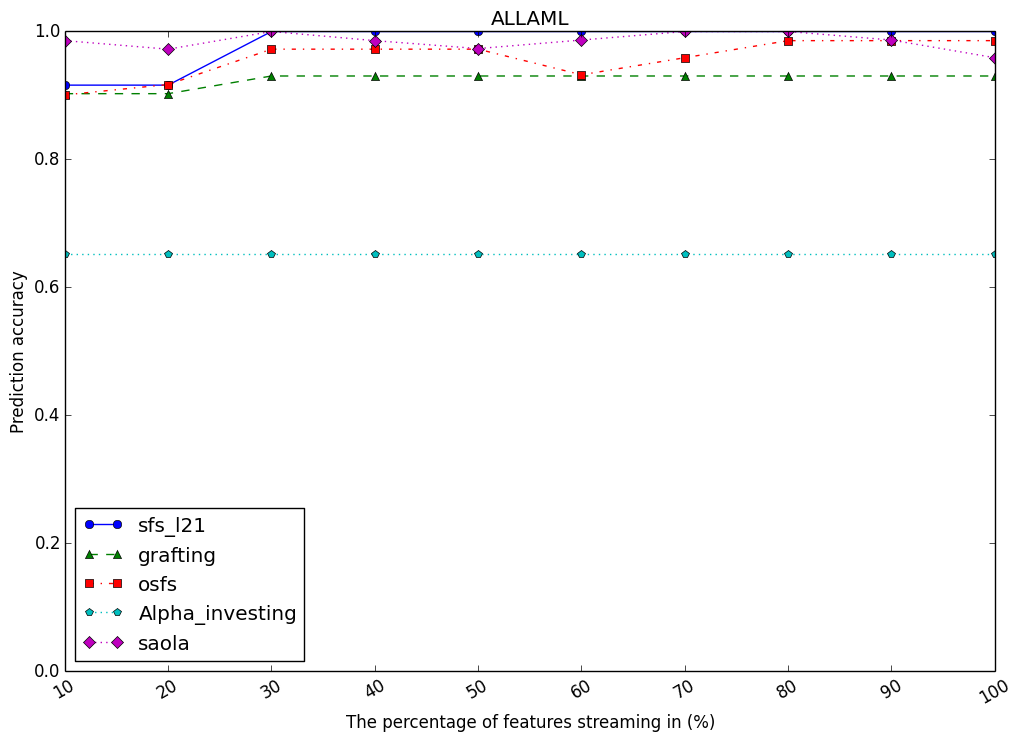
#> input picture datas/images_streaming/ALLAML.png, 1021 x 742 px, given in place of pixraw10P.png, which was not available
$ python aggr_6_png.py
#> lines starting #> are read from the running program, lines starting #| are printed output that depends on the picture; pictures that were not available may be replaced by others from this repository, and a replacement may not be noted

import numpy as np
from matplotlib import image


def merge_image_horizontal(img1, img2):
    height = min(img1.shape[0], img2.shape[0])
    img1 = img1[:height, :]
    img2 = img2[:height, :]
    img = np.concatenate((img1, img2), axis=1)
    return img


def merge_image_vertical(img1, img2):
    width = min(img1.shape[1], img2.shape[1])
    img1 = img1[:, :width]
    img2 = img2[:, :width]
    img = np.concatenate((img1, img2), axis=0)
    return img


def read_image(nm1, nm2, nm3):
#> called with nm1 = 'pixraw10P', nm2 = 'TOX_171', nm3 = 'SMK_CAN_187'
    img1 = image.imread("%s.png" % nm1)
#> img1 is the input picture: shape (742, 1021, 4) float32; mean R, G, B, A 0.982, 0.981, 0.982, 1
    img2 = image.imread("%s.png" % nm2)
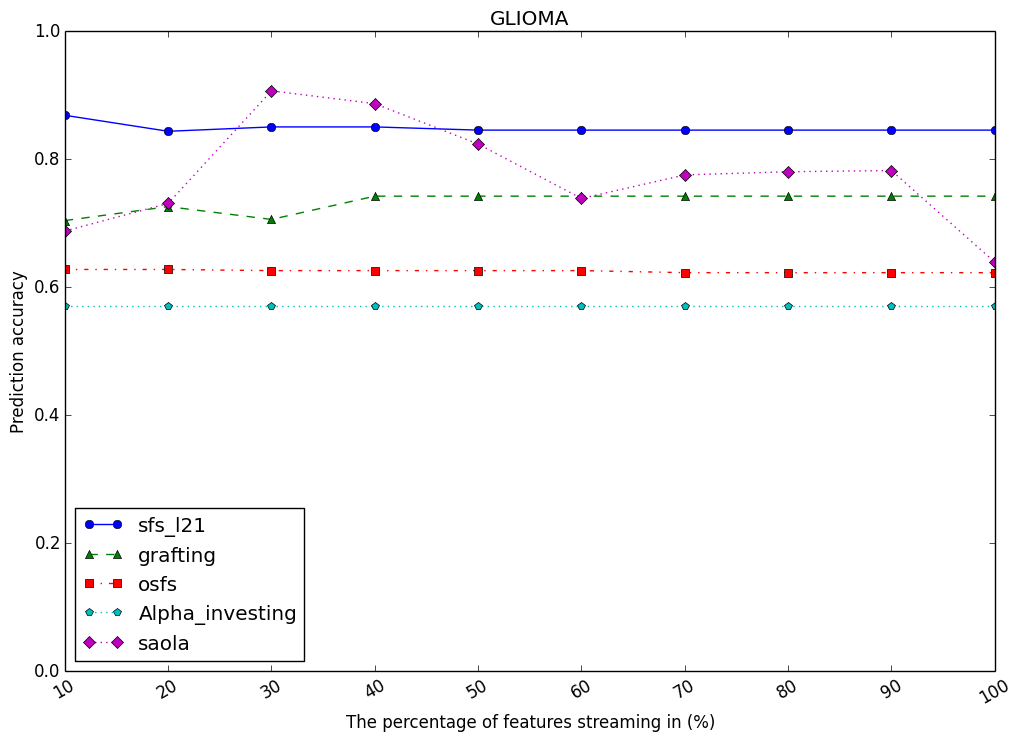
#> input picture datas/images_streaming/GLIOMA.png, 1021 x 742 px, given in place of TOX_171.png, which was not available
#> img2 is the input picture: shape (742, 1021, 4) float32; mean R, G, B, A 0.98, 0.979, 0.981, 1
    img3 = image.imread("%s.png" % nm3)
    img = merge_image_horizontal(img1, img2)
#> in merge_image_horizontal, `img = np.concatenate((img1, img2), axis=1)`:
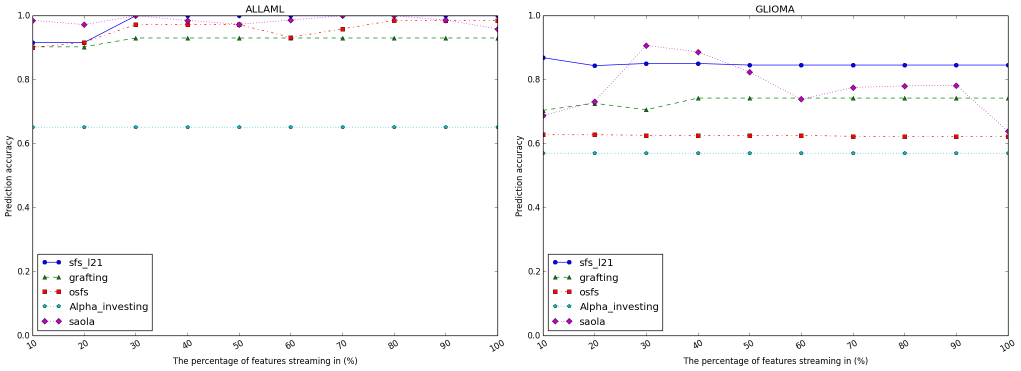
#> img: shape (742, 2042, 4) float32 (shown at 1/2 size); mean R, G, B, A 0.98, 0.98, 0.981, 1
    img = merge_image_horizontal(img, img3)
#> in merge_image_horizontal (call 2), `img = np.concatenate((img1, img2), axis=1)`:
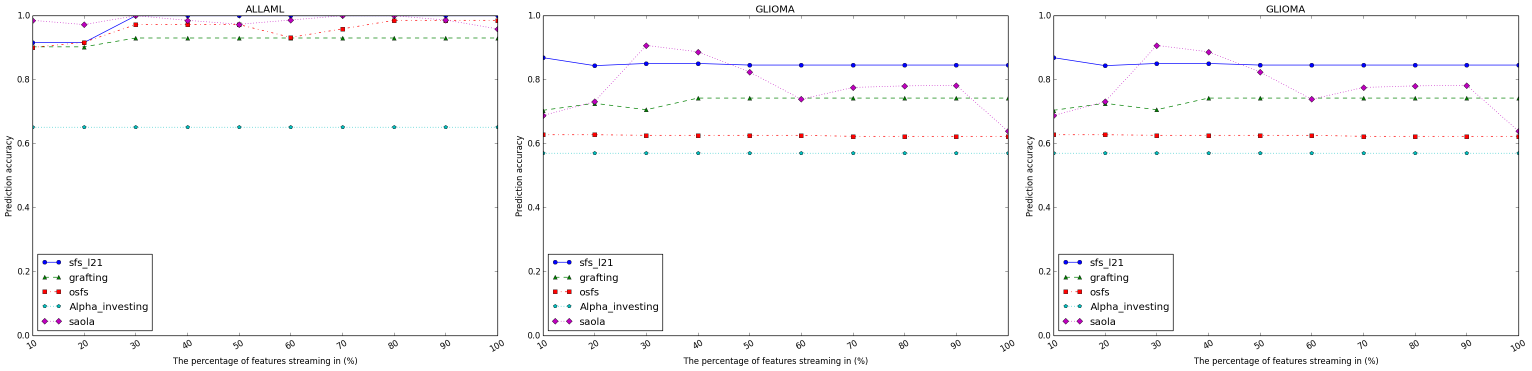
#> img: shape (742, 3063, 4) float32 (shown at 1/2 size); mean R, G, B, A 0.98, 0.979, 0.981, 1
    return img


def aggr(image_names, wfname):
    imgs = []
    for nms in image_names.split(","):
        nm1, nm2, nm3 = nms.split()
        imgs.append(read_image(nm1, nm2, nm3))
    img = merge_image_vertical(imgs[0], imgs[1])
    image.imsave("%s.png" % wfname, img)


def main():
    # img_names = "pixraw10P TOX_171,SMK_CAN_187 Prostate_GE,arcene PCMAC"
    # aggr(img_names, "aggr_vertical")
    img_names = "pixraw10P TOX_171 SMK_CAN_187,Prostate_GE arcene PCMAC"
    aggr(img_names, "aggr_horizontal")

    # img_names = "ALLAML GLI_85,GLIOMA orlraws10P,RELATHE warpPIE10P"
    # aggr(img_names, "aggr_vertical_other")


if __name__ == '__main__':
#> (the run stopped early here; a loop or call above may not have finished)
